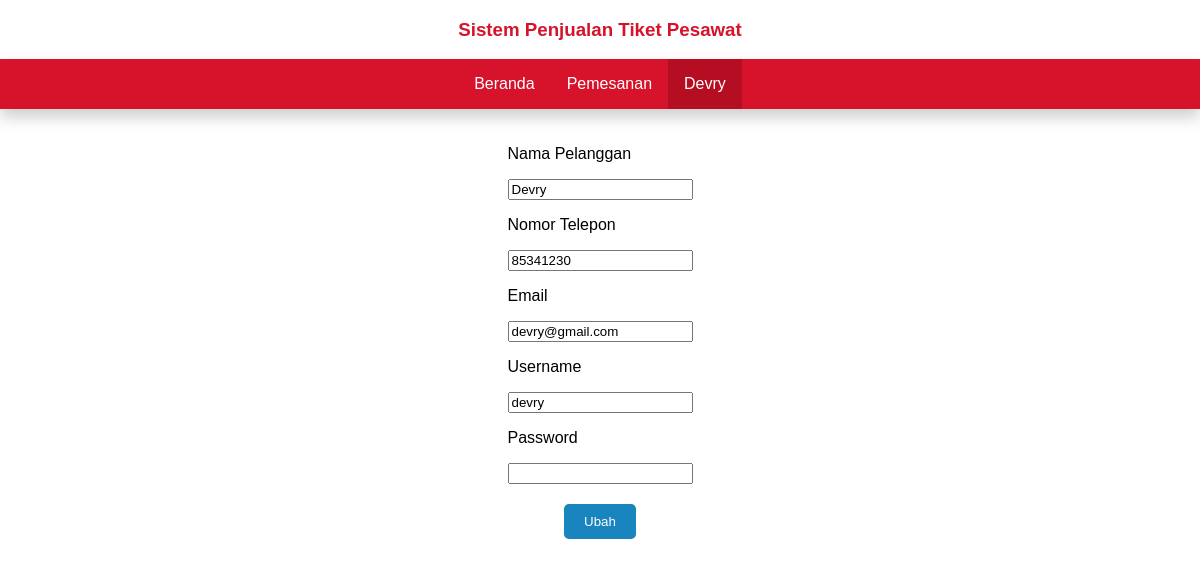
/pelanggan/index.php (signed in), run on the app's committed database.
### tables this page shows
CREATE TABLE `pelanggan` (
  `id_pelanggan` varchar(5) NOT NULL,
  `nama_pelanggan` varchar(30) NOT NULL,
  `nomor_telfon` int(12) NOT NULL,
  `email` text NOT NULL,
  `username` varchar(10) NOT NULL,
  `password` varchar(10) NOT NULL
);

### pelanggan/index.php (the view, shortened to what this page needs)
<?php
if (isset($_SESSION['id'])) {
include '../config/koneksi.php';
$id = $_SESSION['id'];
$sql = "SELECT * FROM pelanggan WHERE id_pelanggan = '$id'";
$rsl = mysqli_query($koneksi, $sql);
$row = mysqli_fetch_assoc($rsl);
?>
<!DOCTYPE html>
<html lang="en" dir="ltr">
    <head>
        <link rel="stylesheet" href="../gaya.css">
    </head>
    <body>
        <?php
            include '../config/header.php';
        ?>
        <div class="form-center">
            <form action="proses_edit.php" method="post">
                <p>Nama Pelanggan</p>
                <input required type="text" name="nama" value="<?= $row['nama_pelanggan'] ?>">
                <p>Nomor Telepon</p>
                <input required type="number" name="telefon" value="<?= $row['nomor_telfon'] ?>">
                <p>Email</p>
                <input required type="email" name="email" value="<?= $row['email'] ?>">
                <p>Username</p>
                <input required type="text" name="username" value="<?= $row['username'] ?>">
                <p>Password</p>
                <input type="password" name="pass">
                <button type="submit" class="zenter btn-kirim">Ubah</button>
            </form>
        </div>
    </body>
</html>
<?php
}else {
    echo "Anda Belum Login, silahkan Login <a href='http://localhost/raja_tgs/login/index.php'>Di sini</a>";
}

### config/header.php (shortened to what this page needs)
<header class="marjin">
    <h3 class="txt-center">Sistem Penjualan Tiket Pesawat</h3>
    <?php
        $url = $_SERVER['PHP_SELF'];
        $explode = explode("/", $url);
        if ($explode[2]=="index.php") {
    ?>
            <ul class="jstfy">
                <li class="jstfy-link active"><a href="index.php">Beranda</a></li>
                <?php
                    if (isset($_SESSION['nama_pegawai'])) {
                        ?>
                        <li class="jstfy-link"><a href="laporan/index.php">Laporan</a></li>
                        <?php
                    }else {
                        ?>
                        <li class="jstfy-link"><a href="pemesanan/index.php">Pemesanan</a></li>
                        <?php
                    }
                ?>
                <?php
                    if (isset($_SESSION['id'])) {
                ?>
                    <li class="dropdown jstfy-link">
                        <a href="../pelanggan/index.php" class="dropbtn"><?= $_SESSION['nama'] ?></a>
                        <div class="dropdown-content">
                            <a href="pelanggan/index.php">Profil</a>
                            <a href="config/logout.php">Keluar</a>
                        </div>
                    </li>
                <?php
                    }else {
                ?>
                    <li class="dropdown jstfy-link">
                        <a href="#" class="dropbtn">Daftar/Masuk</a>
                        <div class="dropdown-content">
                            <a href="daftar/index.php">Daftar</a>
                            <a href="login/index.php">Masuk</a>
                        </div>
                    </li>
                <?php
                    }
                ?>
            </ul>
    <?php
        } elseif ($explode[2]=="pelanggan") {
    ?>
        <ul class="jstfy">
            <li class="jstfy-link"><a href="../index.php">Beranda</a></li>
            <li class="jstfy-link"><a href="../pemesanan/index.php">Pemesanan</a></li>
            <li class="dropdown jstfy-link">
                <a href="../pelanggan/index.php" class="dropbtn active"><?= $row['nama_pelanggan'] ?></a>
            </li>
        </ul>
    <?php
        }
    ?>
</header>

### gaya.css (style rules this page uses)
* { box-sizing: border-box; }
body { font-family: sans-serif; margin: 0; padding: 0; }
.txt-center { text-align: center; color: #d6132a; }
.jstfy { list-style-type: none; margin: 0; padding: 0; overflow: hidden; background-color: #d6132a; display: flex; justify-content: center; box-shadow: 0px 8px 16px 0px rgba(0,0,0,0.2); }
.jstfy-link a { display: block; color: white; text-align: center; padding: 16px; text-decoration: none; }
.active { background-color: #b50d21; }
.marjin { margin-bottom: 20px; }
.btn-kirim { color: #fff; background-color: #1985bf; padding: 10px 20px; text-decoration: none; border-radius: 5px; border: none; cursor:pointer; }
.dropbtn { border: none; }
.dropdown { display: inline-block; }
.form-center { margin: 0; padding: 0; justify-content: center; display: flex; }
.zenter { display: block; margin: 20px auto; }

### data on the page
pelanggan: nama_pelanggan "Devry", nama "Devry", telefon "85341230", email "devry@gmail.com", username "devry"
